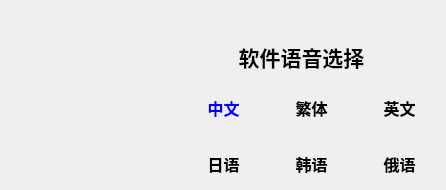
    <widget class="QWidget" name="page05">
     <property name="styleSheet">
      <string notr="true">#page05{border: 5px solid black;}</string>
     </property>
     <widget class="QLabel" name="labelLarge">
      <property name="geometry">
       <rect>
        <x>206</x>
        <y>40</y>
        <width>191</width>
        <height>33</height>
       </rect>
      </property>
      <property name="font">
       <font>
        <pointsize>16</pointsize>
        <bold>true</bold>
       </font>
      </property>
      <property name="text">
       <string>软件语音选择</string>
      </property>
      <property name="alignment">
       <set>Qt::AlignmentFlag::AlignCenter</set>
      </property>
     </widget>
     <widget class="QPushButton" name="pushButtonL0">
      <property name="geometry">
       <rect>
        <x>186</x>
        <y>90</y>
        <width>75</width>
        <height>35</height>
       </rect>
      </property>
      <property name="font">
       <font>
        <pointsize>12</pointsize>
        <bold>true</bold>
       </font>
      </property>
      <property name="cursor">
       <cursorShape>PointingHandCursor</cursorShape>
      </property>
      <property name="styleSheet">
       <string notr="true">QPushButton{background:transparent;
background-image: url(:/images/btn-empty.png);
border:none;
}

QPushButton:checked{ color:blue;
}</string>
      </property>
      <property name="text">
       <string>中文</string>
      </property>
      <property name="checkable">
       <bool>true</bool>
      </property>
      <property name="checked">
       <bool>true</bool>
      </property>
      <property name="autoExclusive">
       <bool>true</bool>
      </property>
      <property name="default">
       <bool>false</bool>
      </property>
      <property name="flat">
       <bool>true</bool>
      </property>
     </widget>
     <widget class="QPushButton" name="pushButtonL1">
      <property name="geometry">
       <rect>
        <x>274</x>
        <y>90</y>
        <width>75</width>
        <height>35</height>
       </rect>
      </property>
      <property name="font">
       <font>
        <pointsize>12</pointsize>
        <bold>true</bold>
       </font>
      </property>
      <property name="cursor">
       <cursorShape>PointingHandCursor</cursorShape>
      </property>
      <property name="styleSheet">
       <string notr="true">QPushButton{background:transparent;
background-image: url(:/images/btn-empty.png);
border:none;
}

QPushButton:checked{ color:blue;
}</string>
      </property>
      <property name="text">
       <string>繁体</string>
      </property>
      <property name="checkable">
       <bool>true</bool>
      </property>
      <property name="checked">
       <bool>false</bool>
      </property>
      <property name="autoExclusive">
       <bool>true</bool>
      </property>
      <property name="default">
       <bool>false</bool>
      </property>
      <property name="flat">
       <bool>true</bool>
      </property>
     </widget>
     <widget class="QPushButton" name="pushButtonL2">
      <property name="geometry">
       <rect>
        <x>362</x>
        <y>90</y>
        <width>75</width>
        <height>35</height>
       </rect>
      </property>
      <property name="font">
       <font>
        <pointsize>12</pointsize>
        <bold>true</bold>
       </font>
      </property>
      <property name="cursor">
       <cursorShape>PointingHandCursor</cursorShape>
      </property>
      <property name="styleSheet">
       <string notr="true">QPushButton{background:transparent;
background-image: url(:/images/btn-empty.png);
border:none;
}

QPushButton:checked{ color:blue;
}</string>
      </property>
      <property name="text">
       <string>英文</string>
      </property>
      <property name="checkable">
       <bool>true</bool>
      </property>
      <property name="checked">
       <bool>false</bool>
      </property>
      <property name="autoExclusive">
       <bool>true</bool>
      </property>
      <property name="default">
       <bool>false</bool>
      </property>
      <property name="flat">
       <bool>true</bool>
      </property>
     </widget>
     <widget class="QPushButton" name="pushButtonL3">
      <property name="geometry">
       <rect>
        <x>274</x>
        <y>146</y>
        <width>75</width>
        <height>35</height>
       </rect>
      </property>
      <property name="font">
       <font>
        <pointsize>12</pointsize>
        <bold>true</bold>
       </font>
      </property>
      <property name="cursor">
       <cursorShape>PointingHandCursor</cursorShape>
      </property>
      <property name="styleSheet">
       <string notr="true">QPushButton{background:transparent;
background-image: url(:/images/btn-empty.png);
border:none;
}

QPushButton:checked{ color:blue;
}</string>
      </property>
      <property name="text">
       <string>韩语</string>
      </property>
      <property name="checkable">
       <bool>true</bool>
      </property>
      <property name="checked">
       <bool>false</bool>
      </property>
      <property name="autoExclusive">
       <bool>true</bool>
      </property>
      <property name="default">
       <bool>false</bool>
      </property>
      <property name="flat">
       <bool>true</bool>
      </property>
     </widget>
     <widget class="QPushButton" name="pushButtonL4">
      <property name="geometry">
       <rect>
        <x>186</x>
        <y>146</y>
        <width>75</width>
        <height>35</height>
       </rect>
      </property>
      <property name="font">
       <font>
        <pointsize>12</pointsize>
        <bold>true</bold>
       </font>
      </property>
      <property name="cursor">
       <cursorShape>PointingHandCursor</cursorShape>
      </property>
      <property name="styleSheet">
       <string notr="true">QPushButton{background:transparent;
background-image: url(:/images/btn-empty.png);
border:none;
}

QPushButton:checked{ color:blue;
}</string>
      </property>
      <property name="text">
       <string>日语</string>
      </property>
      <property name="checkable">
       <bool>true</bool>
      </property>
      <property name="checked">
       <bool>false</bool>
      </property>
      <property name="autoExclusive">
       <bool>true</bool>
      </property>
      <property name="default">
       <bool>false</bool>
      </property>
      <property name="flat">
       <bool>true</bool>
      </property>
     </widget>
     <widget class="QPushButton" name="pushButtonL5">
      <property name="geometry">
       <rect>
        <x>362</x>
        <y>146</y>
        <width>75</width>
        <height>35</height>
       </rect>
      </property>
      <property name="font">
       <font>
        <pointsize>12</pointsize>
        <bold>true</bold>
       </font>
      </property>
      <property name="cursor">
       <cursorShape>PointingHandCursor</cursorShape>
      </property>
      <property name="styleSheet">
       <string notr="true">QPushButton{background:transparent;
background-image: url(:/images/btn-empty.png);
border:none;
}

QPushButton:checked{ color:blue;
}</string>
      </property>
      <property name="text">
       <string>俄语</string>
      </property>
      <property name="checkable">
       <bool>true</bool>
      </property>
      <property name="checked">
       <bool>false</bool>
      </property>
      <property name="autoExclusive">
       <bool>true</bool>
      </property>
      <property name="default">
       <bool>false</bool>
      </property>
      <property name="flat">
       <bool>true</bool>
      </property>
     </widget>
    </widget>
